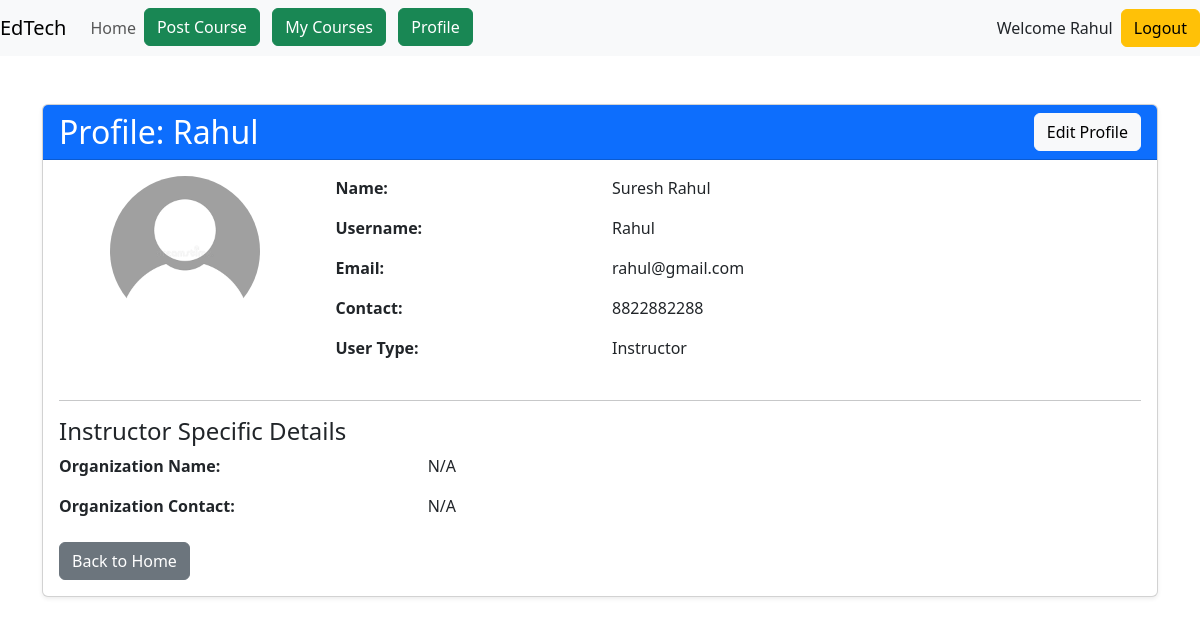
The page /accounts/profile/ (signed in) on the database its author committed.
### accounts/models.py (models this page shows)
class User(AbstractUser):
    name = models.CharField(max_length=70, default='name')
    contact = models.CharField(max_length=13)
    user_type = models.CharField(
        max_length=1,
        choices=(
            ('I', "Instructor"),
            ('S', "Student"),
        ),
    )
    def get_profile_photo_url(self):
        if (
            self.user_type == 'S'
            and hasattr(self, 'studentprofile')
            and self.studentprofile.profile_photo
        ):
            return self.studentprofile.profile_photo.url
        elif (
            self.user_type == 'I'
            and hasattr(self, 'instructorprofile')
            and self.instructorprofile.profile_photo
        ):
            return self.instructorprofile.profile_photo.url
        return '/static/images/default_pfp.png'

class InstructorProfile(models.Model):
    user = models.OneToOneField(User, on_delete=models.CASCADE)
    organization_name = models.CharField(max_length=100)
    contact = models.CharField(max_length=13)
    profile_photo = models.ImageField(
        upload_to=get_profile_photo_path,
        blank=True,
        null=True,
    )

### accounts/views.py (the view)
# urls.py: path('profile/',views.profile_details,name='profile_details'),
def profile_details(request):
    user = request.user
    profile = None
    if request.user.user_type == 'I':
        profile = get_object_or_404(InstructorProfile, user=user)
    elif request.user.user_type == 'S':
        profile = get_object_or_404(StudentProfile, user=user)
    context = {
        'profile': profile,
        'user_obj': user
    }
    return render(request, 'accounts/profile.html', context)

### accounts/templates/accounts/profile.html (shortened to what this page needs)
{% extends 'base.html' %}
{% block main %}
<div class="container mt-5">
    <div class="card shadow-sm">
        <div class="card-header bg-primary text-white">
            <div class="d-flex justify-content-between align-items-center">
                <h2 class="mb-0">Profile: {{ user_obj.username }}</h2>
                {% if user_obj == request.user %}
                    <a href="{% url 'profile_update' %}" class="btn btn-light">Edit Profile</a>
                {% endif %}
            </div>
        </div>
        <div class="card-body">
            <div class="row mb-4">
                <div class="col-md-3 text-center">
                    <img src="{{ user_obj.get_profile_photo_url }}"
                         class="rounded-circle mb-3"
                         width="150" height="150" alt="Profile Photo">
                </div>
                <div class="col-md-9">
                    <div class="row mb-3">
                        <div class="col-md-4"><strong>Name:</strong></div>
                        <div class="col-md-8">{{ user_obj.name }}</div>
                    </div>
                    <div class="row mb-3">
                        <div class="col-md-4"><strong>Username:</strong></div>
                        <div class="col-md-8">{{ user_obj.username }}</div>
                    </div>
                    <div class="row mb-3">
                        <div class="col-md-4"><strong>Email:</strong></div>
                        <div class="col-md-8">{{ user_obj.email }}</div>
                    </div>
                    <div class="row mb-3">
                        <div class="col-md-4"><strong>Contact:</strong></div>
                        <div class="col-md-8">{{ user_obj.contact }}</div>
                    </div>
                    <div class="row mb-3">
                        <div class="col-md-4"><strong>User Type:</strong></div>
                        <div class="col-md-8">
                            {% if user_obj.user_type == 'S' %} Student
                            {% elif user_obj.user_type == 'I' %} Instructor
                            {% else %} N/A
                            {% endif %}
                        </div>
                    </div>
                </div>
            </div>
            {% if user_obj.user_type == 'I' and profile %}
            <hr>
            <h4>Instructor Specific Details</h4>
            <div class="row mb-3">
                <div class="col-md-4"><strong>Organization Name:</strong></div>
                <div class="col-md-8">{{ profile.organization_name|default:"N/A" }}</div>
            </div>
            <div class="row mb-3">
                <div class="col-md-4"><strong>Organization Contact:</strong></div>
                <div class="col-md-8">{{ profile.contact|default:"N/A" }}</div>
            </div>
            {% endif %}
            <div class="mt-4">
                <a href="{% url 'home' %}" class="btn btn-secondary">Back to Home</a>
            </div>
        </div>
    </div>
</div>
{% endblock main %}

### templates/base.html (shortened to what this page needs)
<!doctype html>
<html lang="en">
    <head>
        <link
            href="https://cdn.jsdelivr.net/npm/bootstrap@5.3.2/dist/css/bootstrap.min.css"
            rel="stylesheet"
        />
    </head>
    <body>
        <header>
             <nav class="navbar navbar-expand-md navbar-light bg-light">
                <a class="navbar-brand" href="{% url 'home' %}">EdTech</a>
                <div class="collapse navbar-collapse" id="collapsibleNavId">
                    <ul class="navbar-nav mr-auto mt-2 mt-lg-0">
                        <li class="nav-item active">
                            <a class="nav-link" href="{% url "home" %}">Home </a>
                        </li>
                        {% if request.user.is_authenticated %}
                            {% if request.user.user_type == 'I' %}
                                <li class="nav-item">
                                     <a class="btn btn-success" href="{% url 'course_create'%}"> Post Course </a>
                                </li>
                                <li class="nav-item">
                                    <a class="btn btn-success" href="{% url 'my_courses' %}"> My Courses </a>
                                </li>
                            {% endif %}
                            <li class="nav-item">
                                <a class="btn btn-success" href="{% url 'profile_details' %}"> Profile </a>
                            </li>
                        {% endif %}
                    </ul>
                </div>
                <ul class="navbar-nav ml-auto mt-2 mt-lg-0">
                    {% if not request.user.is_authenticated %}
                        <li class="nav-item" style="list-style-type:none;">
                             <a class="btn btn-success" href="{% url 'login'%}"> Login </a>
                        </li>
                        &nbsp;
                        &nbsp;
                        <li class="nav-item" style="list-style-type:none;">
                            <a class="btn btn-success" href="{% url 'register'%}"> Register </a>
                        </li>
                    {% else %}
                        <p class="my-auto me-2"> Welcome {{request.user.username}}</p>
                        <a class="btn btn-warning" href="{% url "logout" %}">Logout</a>
                    {% endif %}
                </ul>
             </nav>
        </header>
        <main>
            {% block main %}
            {% endblock main %}
        </main>
    </body>
</html>

### rows shown on the page
User: user.username "Rahul", username "Rahul", name "Suresh Rahul", email "rahul@gmail.com", contact "8822882288"
InstructorProfile: organization_name "N/A", contact "N/A"
